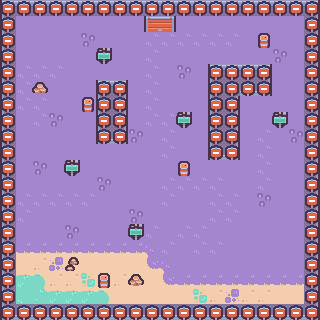

A level layout from a 2D game, rendered from its tile map. Below: a short description, then the map file with tile-grid data replaced by summaries:
An orthogonal 20x20 tile map with 16x16 px tiles, 10 tile layers (obj1, ground, ex, ex_coll, ...), 2 tilesets.

<map version="1.10" tiledversion="1.11.2" orientation="orthogonal" renderorder="right-down" width="20" height="20" tilewidth="16" tileheight="16" infinite="0" nextlayerid="15" nextobjectid="1">
 <tileset firstgid="1" source="tilemap.tsx" />
 <tileset firstgid="235" source="kenney_tiny-dungeon/Tiled/sampleSheet.tsx" />
 <layer id="10" name="obj1" width="20" height="20">
  <data>[400 cells, 5 non-empty, 1 distinct tile ids]</data>
 </layer>
 <layer id="3" name="ground" width="20" height="20">
  <data>[400 cells, 304 non-empty, 14 distinct tile ids]</data>
 </layer>
 <layer id="6" name="ex" width="20" height="20" opacity="0">
  <data>[400 cells, 4 non-empty, 4 distinct tile ids]</data>
 </layer>
 <layer id="7" name="ex_coll" width="20" height="20">
  <data>[400 cells, 2 non-empty, 2 distinct tile ids]</data>
 </layer>
 <layer id="1" name="walls" width="20" height="20">
  <data>[400 cells, 100 non-empty, 9 distinct tile ids]</data>
 </layer>
 <layer id="4" name="obj" width="20" height="20">
  <data>[400 cells, 8 non-empty, 3 distinct tile ids]</data>
 </layer>
 <layer id="14" name="hit_obj" width="20" height="20">
  <data>[400 cells, 4 non-empty, 1 distinct tile ids]</data>
 </layer>
 <layer id="5" name="collision" width="20" height="20">
  <data>[400 cells, 100 non-empty, 1 distinct tile ids]</data>
 </layer>
 <layer id="9" name="obj_coll" width="20" height="20">
  <data>[400 cells, 5 non-empty, 1 distinct tile ids]</data>
 </layer>
 <layer id="8" name="chest" width="20" height="20">
  <data>[400 cells, 7 non-empty, 2 distinct tile ids]</data>
 </layer>
</map>
